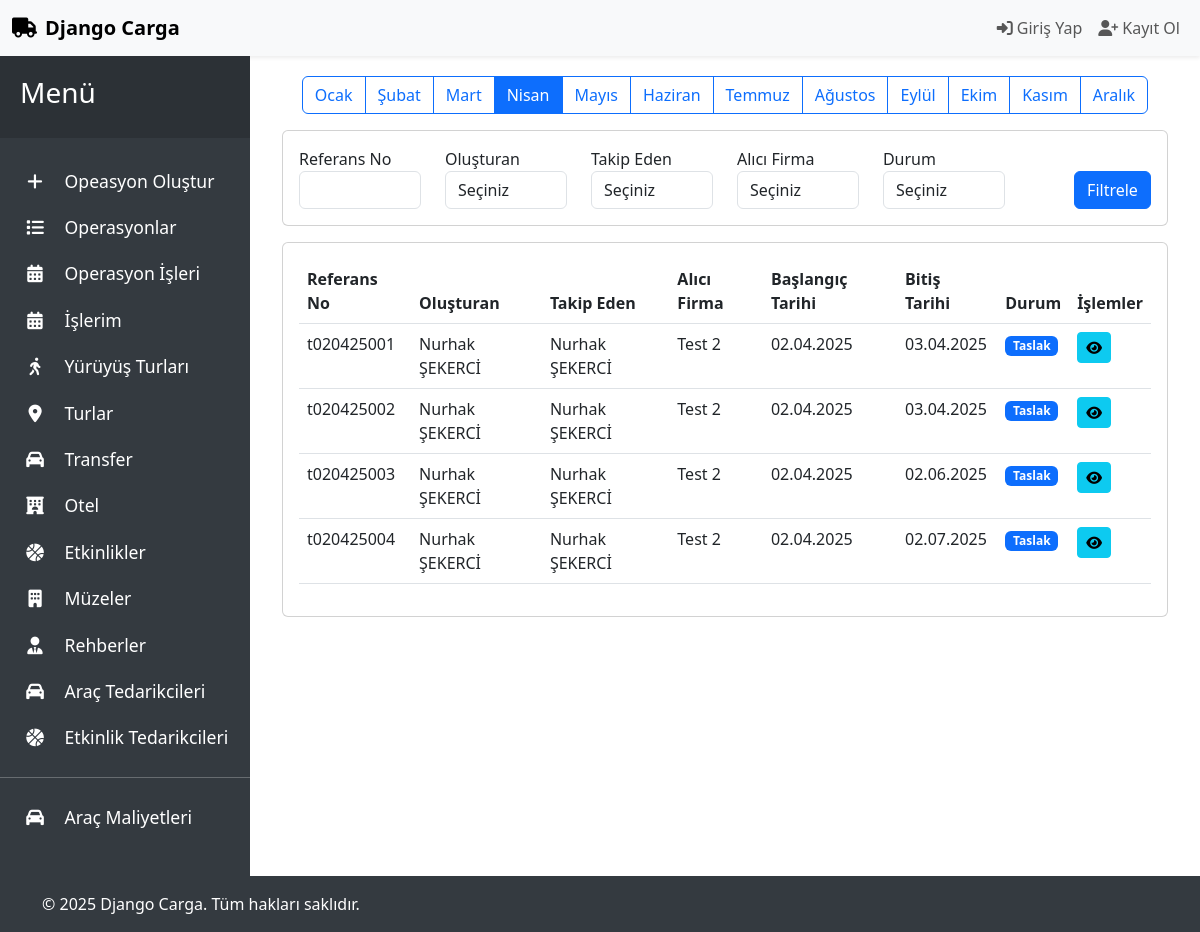
/operation/list, run on an earlier commit of the app's database.
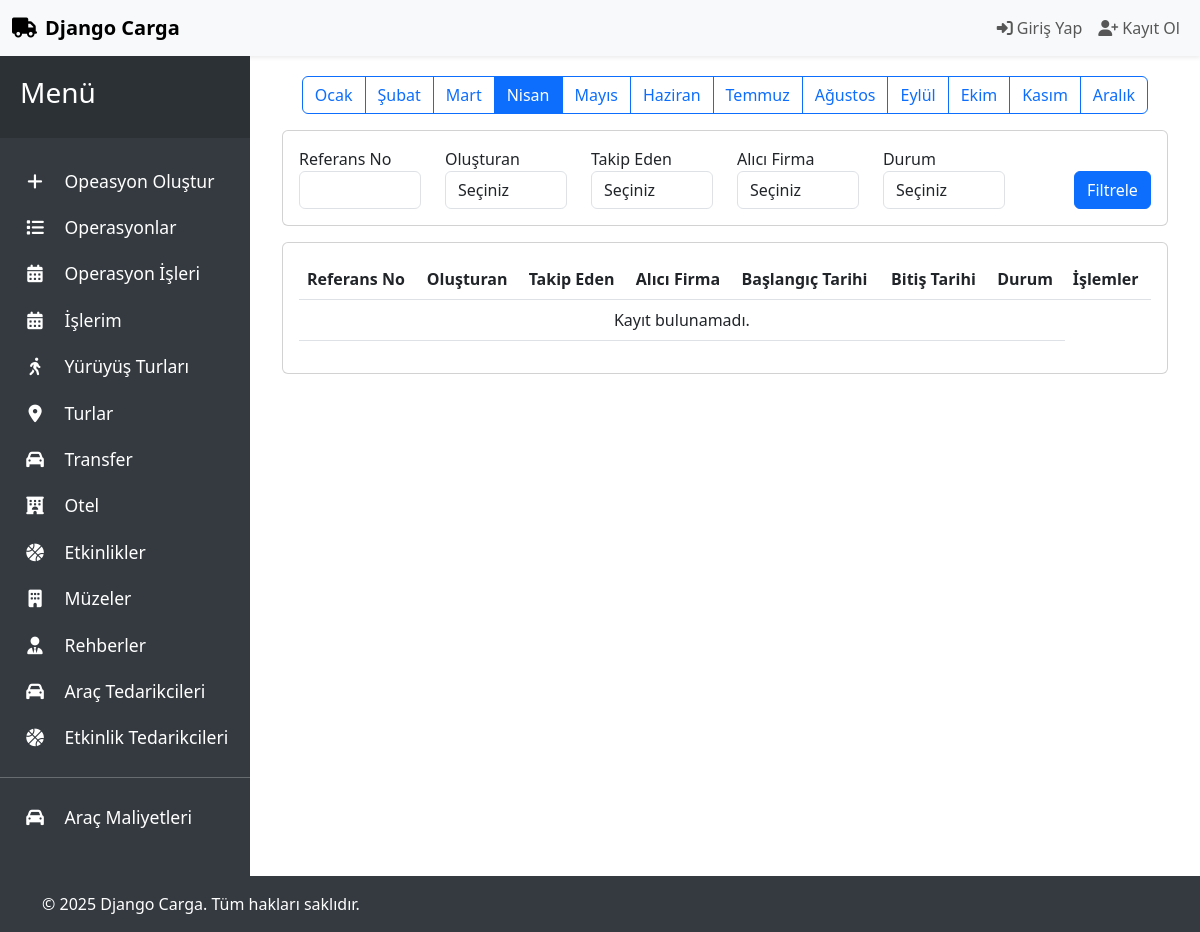
And on a later commit of the database.
### tour/models.py (models this page shows, shortened)
class Operation(models.Model):
    DRAFT = 'DRAFT'
    CONFIRMED = 'CONFIRMED'
    COMPLETED = 'COMPLETED'
    CANCELLED = 'CANCELLED'
    STATUS_CHOICES = [
        (DRAFT, _('Taslak')),
        (CONFIRMED, _('Onaylandı')),
        (COMPLETED, _('Tamamlandı')),
        (CANCELLED, _('İptal Edildi')),
    ]
    buyer_company = models.ForeignKey(BuyerCompany, verbose_name=_("Buyer Company"), on_delete=models.CASCADE)
    created_by = models.ForeignKey(
        CustomUser,
        verbose_name=_("Created By"),
        on_delete=models.PROTECT,
        related_name='created_operations'
    )
    follow_by = models.ForeignKey(
        CustomUser,
        verbose_name=_("Follow By"),
        on_delete=models.PROTECT,
        related_name='following_operations'
    )
    reference_number = models.CharField(
        verbose_name=_("Reference Number"),
        max_length=50,
        unique=True,
        blank=True
    )
    start_date = models.DateField(verbose_name=_("Start Date"))
    end_date = models.DateField(verbose_name=_("End Date"))
    status = models.CharField(
        verbose_name=_("Status"),
        max_length=20,
        choices=STATUS_CHOICES,
        default=DRAFT
    )
    total_pax = models.PositiveIntegerField(verbose_name=_("Total Pax"), default=0)
    notes = models.TextField(verbose_name=_("Notes"), blank=True, null=True)
    created_at = models.DateTimeField(verbose_name=_("Created At"), auto_now_add=True)
    updated_at = models.DateTimeField(verbose_name=_("Updated At"), auto_now=True)
    is_active = models.BooleanField(verbose_name=_("Is Active"), default=True)
    class Meta:
        verbose_name = _("Operation")
        verbose_name_plural = _("Operations")
        ordering = ['-start_date', 'reference_number']

class CustomUser(AbstractUser):
    GENDER_CHOICES = (
        ('male', _('Erkek')),
        ('female', _('Kadın')),
        ('other', _('Diğer')),
    )
    ROLE_CHOICES = (
        ('admin', _('Sistem Yöneticisi')),
        ('company_admin', _('Şirket Yöneticisi')),
        ('manager', _('Müdür')),
        ('operation_chief', _('Operasyon Şefi')),
        ('operation_staff', _('Operasyon Personeli')),
        ('accounting', _('Muhasebe')),
    )
    phone = models.CharField(
        _('Telefon Numarası'),
        max_length=20,
        null=True,
        blank=True
    )
    gender = models.CharField(
        _('Cinsiyet'),
        max_length=10,
        choices=GENDER_CHOICES,
        null=True,
        blank=True
    )
    photo = models.ImageField(
        _('Profil Fotoğrafı'),
        upload_to='user_photos/',
        null=True,
        blank=True
    )
    role = models.CharField(
        _('Rol'),
        max_length=20,
        choices=ROLE_CHOICES,
        default='employee'
    )
    reset_code = models.CharField(
        _('Parola Sıfırlama Kodu'),
        max_length=6,
        null=True,
        blank=True
    )
    reset_code_created_at = models.DateTimeField(
        _('Parola Sıfırlama Kodu Oluşturulma Tarihi'),
        null=True,
        blank=True
    )
    class Meta:
        verbose_name = _('Kullanıcı')
        verbose_name_plural = _('Kullanıcılar')

class BuyerCompany(models.Model):
    name = models.CharField(verbose_name="Company Name", max_length=255)
    short_name = models.CharField(verbose_name="Short Name", max_length=50, unique=True)
    contact = models.CharField(verbose_name="Contact", max_length=255)
    created_at = models.DateTimeField(verbose_name="Created At", auto_now_add=True)
    updated_at = models.DateTimeField(verbose_name="Updated At", auto_now=True)
    is_active = models.BooleanField(verbose_name="Is Active", default=True)
    class Meta:
        verbose_name_plural = "Buyer Companies"

### tour/views.py (the view)
# urls.py: path('operation/list', views.operation_list, name='operation_list'),
def operation_list(request):
    reference_number = request.GET.get('reference_number', '')
    created_by = request.GET.get('created_by', '')
    follow_by = request.GET.get('follow_by', '')
    buyer_company = request.GET.get('buyer_company', '')
    status = request.GET.get('status', '')
    month = request.GET.get('month', '')
    operations = Operation.objects.select_related(
        'created_by',
        'follow_by',
        'buyer_company'
    )
    if month:
        operations = operations.filter(start_date__month=month)
    else:
        current_month = datetime.now().month
        operations = operations.filter(start_date__month=current_month)
    if reference_number:
        operations = operations.filter(reference_number__icontains=reference_number)
    if created_by:
        operations = operations.filter(created_by__username=created_by)
    if follow_by:
        operations = operations.filter(follow_by__username=follow_by)
    if buyer_company:
        operations = operations.filter(buyer_company__name=buyer_company)
    if status:
        operations = operations.filter(status=status)
    buyer_companies = BuyerCompany.objects.all()
    users = CustomUser.objects.all()
    status_choices = Operation.STATUS_CHOICES
    months = [
        (1, 'Ocak'), (2, 'Şubat'), (3, 'Mart'), (4, 'Nisan'),
        (5, 'Mayıs'), (6, 'Haziran'), (7, 'Temmuz'), (8, 'Ağustos'),
        (9, 'Eylül'), (10, 'Ekim'), (11, 'Kasım'), (12, 'Aralık')
    ]
    context = {
        'operations': operations,
        'buyer_companies': buyer_companies,
        'users': users,
        'status_choices': status_choices,
        'months': months,
        'current_month': int(month) if month else datetime.now().month,
        'filters': {
            'reference_number': reference_number,
            'created_by': created_by,
            'follow_by': follow_by,
            'buyer_company': buyer_company,
            'status': status,
            'month': month
        }
    }
    return render(request, 'operation/operation_list.html', context)

### tour/templates/operation/operation_list.html (shortened to what this page needs)
{% extends 'base.html' %}
{% load static %}
{% load custom_filters %}
{% block content %}
<div class="container-fluid">
    <div class="row mb-3">
        <div class="col-12 d-flex justify-content-center">
            <div class="btn-group" role="group">
                {% for month_num, month_name in months %}
                    <a href="?month={{ month_num }}"
                       class="btn {% if current_month == month_num %}btn-primary{% else %}btn-outline-primary{% endif %}">
                        {{ month_name }}
                    </a>
                {% endfor %}
            </div>
        </div>
    </div>
    <div class="row mb-3">
        <div class="col-12">
            <form method="get" class="card">
                <div class="card-body">
                    <div class="row">
                        <div class="col-md-2">
                            <div class="form-group">
                                <label for="reference_number">Referans No</label>
                                <input type="text" class="form-control" id="reference_number" name="reference_number"
                                       value="{{ filters.reference_number }}">
                            </div>
                        </div>
                        <div class="col-md-2">
                            <div class="form-group">
                                <label for="created_by">Oluşturan</label>
                                <select class="form-control" id="created_by" name="created_by">
                                    <option value="">Seçiniz</option>
                                </select>
                            </div>
                        </div>
                        <div class="col-md-2">
                            <div class="form-group">
                                <label for="follow_by">Takip Eden</label>
                                <select class="form-control" id="follow_by" name="follow_by">
                                    <option value="">Seçiniz</option>
                                </select>
                            </div>
                        </div>
                        <div class="col-md-2">
                            <div class="form-group">
                                <label for="buyer_company">Alıcı Firma</label>
                                <select class="form-control" id="buyer_company" name="buyer_company">
                                    <option value="">Seçiniz</option>
                                </select>
                            </div>
                        </div>
                        <div class="col-md-2">
                            <div class="form-group">
                                <label for="status">Durum</label>
                                <select class="form-control" id="status" name="status">
                                    <option value="">Seçiniz</option>
                                </select>
                            </div>
                        </div>
                        <div class="col-md-2 d-flex justify-content-end">
                            <div class="form-group align-self-end">
                                <label>&nbsp;</label>
                                <button type="submit" class="btn btn-primary btn-block">Filtrele</button>
                            </div>
                        </div>
                    </div>
                </div>
            </form>
        </div>
    </div>
    <div class="row">
        <div class="col-12">
            <div class="card">
                <div class="card-body">
                    <div class="table-responsive">
                        <table class="table table-hover">
                            <thead>
                                <tr>
                                    <th>Referans No</th>
                                    <th>Oluşturan</th>
                                    <th>Takip Eden</th>
                                    <th>Alıcı Firma</th>
                                    <th>Başlangıç Tarihi</th>
                                    <th>Bitiş Tarihi</th>
                                    <th>Durum</th>
                                    <th>İşlemler</th>
                                </tr>
                            </thead>
                            <tbody>
                                {% for operation in operations %}
                                <tr>
                                    <td>{{ operation.reference_number }}</td>
                                    <td>{{ operation.created_by.get_full_name }}</td>
                                    <td>{{ operation.follow_by.get_full_name }}</td>
                                    <td>{{ operation.buyer_company.name }}</td>
                                    <td>{{ operation.start_date|date:"d.m.Y" }}</td>
                                    <td>{{ operation.end_date|date:"d.m.Y" }}</td>
                                    <td>
                                        <span class="badge bg-primary">
                                            {{ operation.get_status_display }}
                                        </span>
                                    </td>
                                    <td>
                                        <a href="{% url 'tour:operation' operation.id %}"
                                           class="btn btn-sm btn-info">
                                            <i class="fas fa-eye"></i>
                                        </a>
                                    </td>
                                </tr>
                                {% empty %}
                                <tr>
                                    <td colspan="7" class="text-center">Kayıt bulunamadı.</td>
                                </tr>
                                {% endfor %}
                            </tbody>
                        </table>
                    </div>
                </div>
            </div>
        </div>
    </div>
</div>
{% endblock %}

What changed in the data, as far as the page shows it:
removed Operation: reference_number "t020425001", created_by.get_full_name "Nurhak ŞEKERCİ", follow_by.get_full_name "Nurhak ŞEKERCİ", buyer_company.name "Test 2", start_date "02.04.2025", end_date "03.04.2025", status "Taslak"
removed Operation: reference_number "t020425002", created_by.get_full_name "Nurhak ŞEKERCİ", follow_by.get_full_name "Nurhak ŞEKERCİ", buyer_company.name "Test 2", start_date "02.04.2025", end_date "03.04.2025", status "Taslak"
removed Operation: reference_number "t020425003", created_by.get_full_name "Nurhak ŞEKERCİ", follow_by.get_full_name "Nurhak ŞEKERCİ", buyer_company.name "Test 2", start_date "02.04.2025", end_date "02.06.2025", status "Taslak"
removed Operation: reference_number "t020425004", created_by.get_full_name "Nurhak ŞEKERCİ", follow_by.get_full_name "Nurhak ŞEKERCİ", buyer_company.name "Test 2", start_date "02.04.2025", end_date "02.07.2025", status "Taslak"
Also different on the page:
text now shown: "Kayıt bulunamadı."
